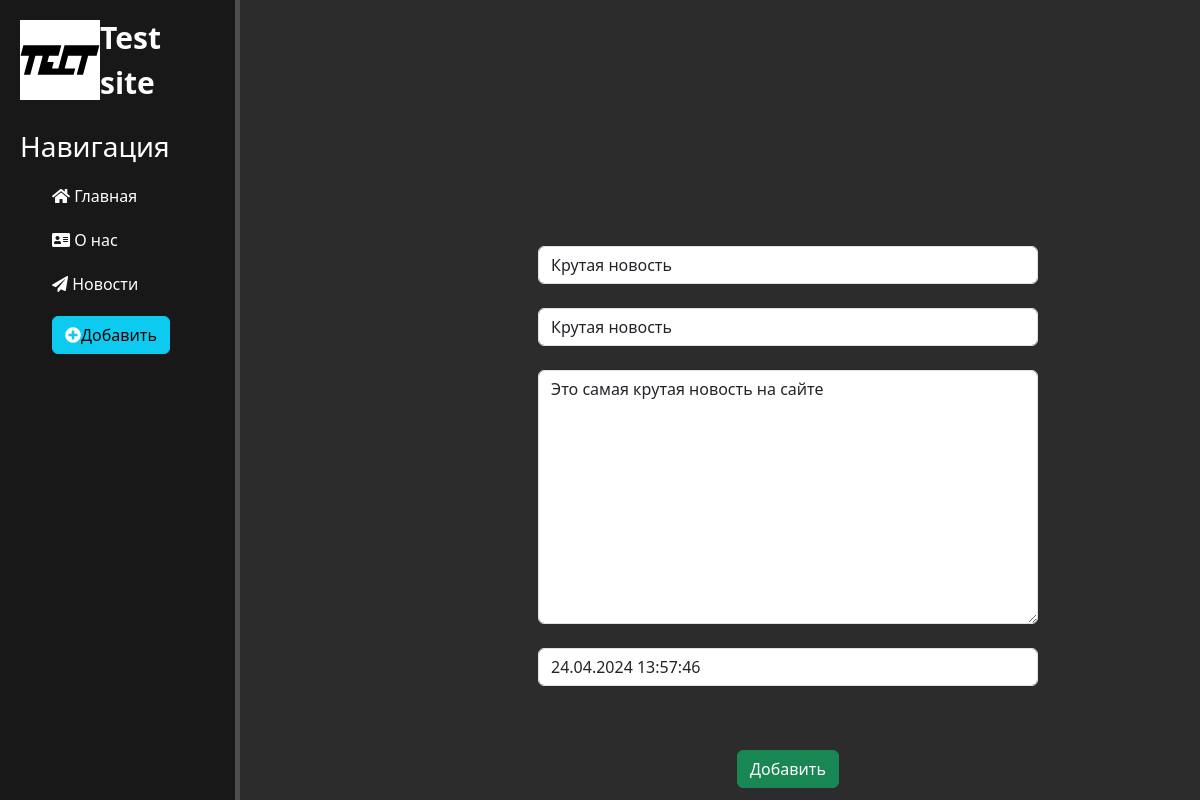
Page /news/1/update on the earlier database version.
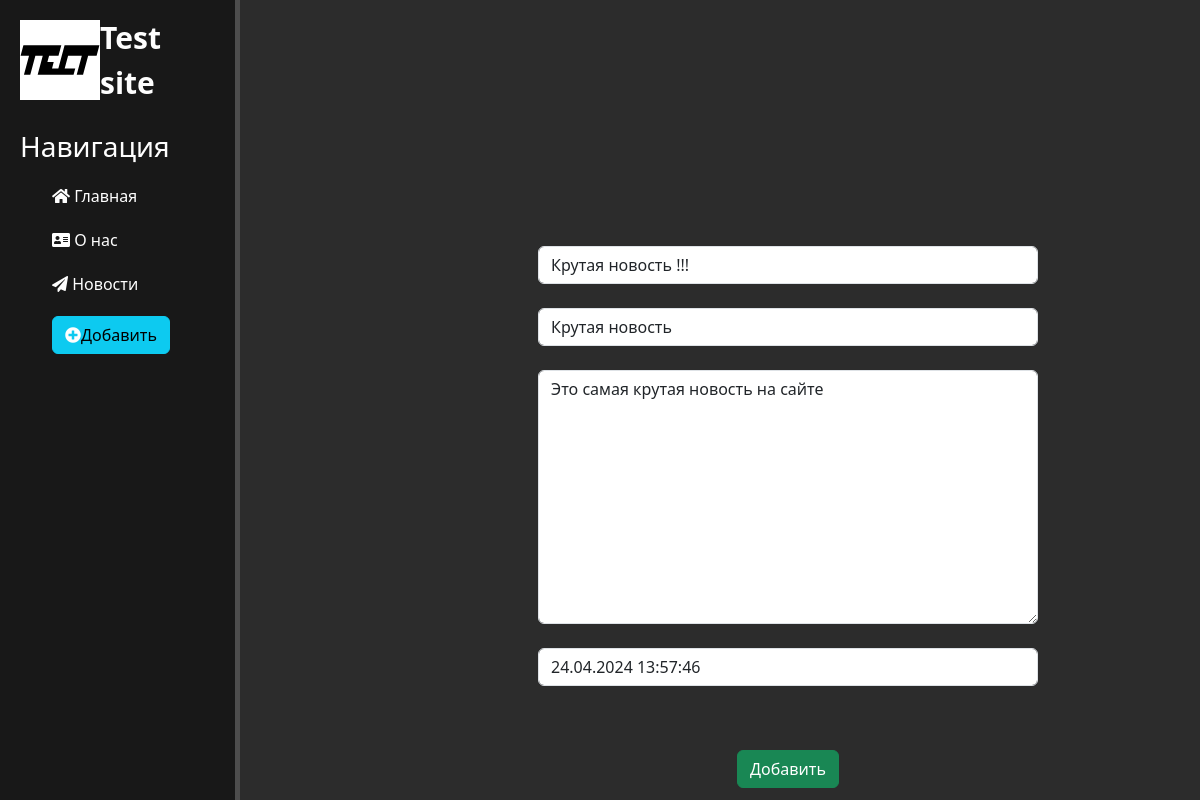
Same page on the later database version.
### news/models.py (models this page shows, shortened)
class Articles(models.Model):
  title = models.CharField('Название', max_length=50)
  anons = models.CharField('Анонс', max_length=200)
  full_text = models.TextField('Статья')
  date = models.DateTimeField('Дата публикации')
  class Meta:
      verbose_name = 'Новость'
      verbose_name_plural = 'Новости'

### news/views.py (the view)
# urls.py: path('<int:pk>/update', views.NewsUpdateView.as_view(), name='news-update'),
class NewsUpdateView(UpdateView):
  model = Articles
  template_name = 'news/create.html'
  form_class = ArticlesForm

### news/forms.py
class ArticlesForm(ModelForm):
  class Meta:
    model = Articles
    fields = ['title', 'anons', 'full_text', 'date']
    widgets = {
      "title": TextInput(attrs={
        'class': 'form-control',
        'placeholder': 'Название статьи'
      }),
      "anons": TextInput(attrs={
        'class': 'form-control',
        'placeholder': 'Анонс статьи'
      }),
      "full_text": Textarea(attrs={
        'class': 'form-control',
        'placeholder': 'Текст статьи'
      }),
      "date": DateTimeInput(attrs={
        'class': 'form-control',
        'placeholder': 'Дата публикации'
      })
    }

### news/templates/news/create.html (shortened to what this page needs)
{% extends 'main/layout.html' %}
{% block content%}
<div class="features">
  <form method="post">
    {% if not data %}
      {{ form.title}}</br>
      {{ form.anons }}</br>
      {{ form.full_text }}</br>
      {{ form.date }}</br>
    {% endif%}
    <button class="btn btn-success" type="submit">Добавить</button>
  </form>
</div>
{% endblock %}

Differences in the rows shown:
changed Articles "Крутая новость": title "Крутая новость" → "Крутая новость !!!"
